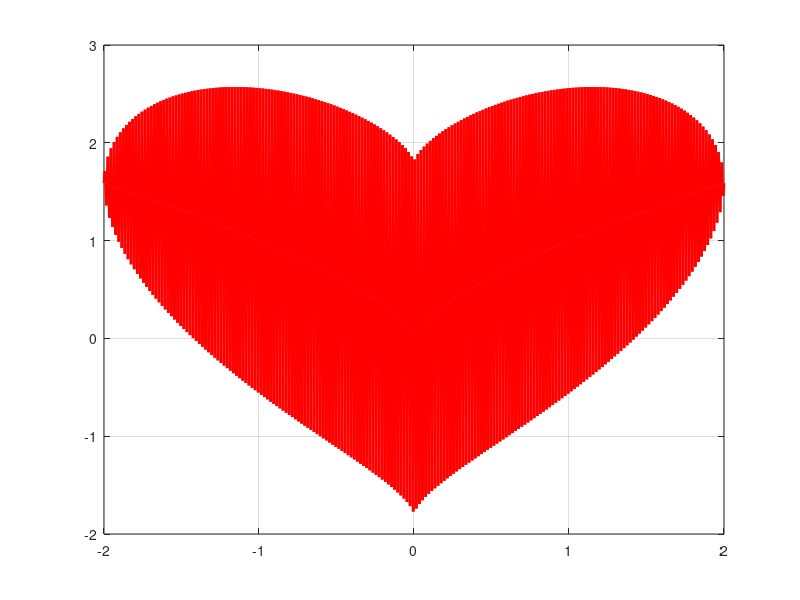

Reproduce this figure in MATLAB.
%% matlab heart animation 
clc; clear; close all;
x = -2:0.005:2; % Define x range
a = 0:5:1700; % Alpha values for animation
y = zeros(size(x));
%% plots 
figure;
h = plot(x, y, 'r', 'LineWidth', 2);
axis([-2 2 -2 3]);
grid on;
hold on;
%% animation 
for alpha = a
y = nthroot(x, 3).^2 + 0.9 * sin(alpha * pi * x) .* sqrt(4 - x.^2);
set(h, 'YData', y);
pause(0.5);
end